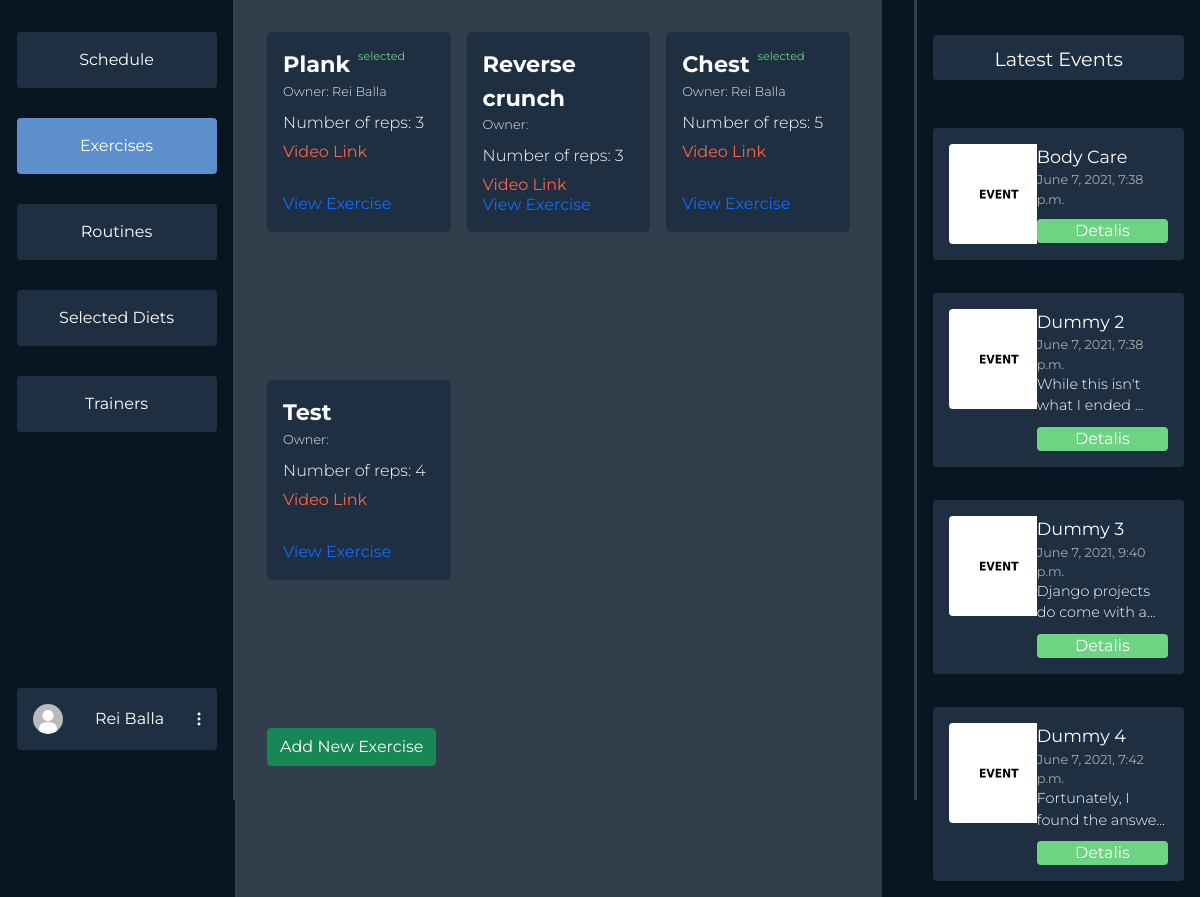
/dashboard/exercises/ (signed in), run on the app's committed database.
### users/models.py (models this page shows, shortened)
class Profile(models.Model):
    user = models.OneToOneField(User, on_delete=models.CASCADE)
    profile_photo = models.ImageField(
        upload_to='media/profiles/', default='profiles/default.jpg')
    height = models.FloatField(default=170.0)
    weight = models.FloatField(default=60.0)
    weight_goal = models.FloatField(default=70.0)
    GENDER_CHOICES = (('F', 'Female'), ('M', 'Male'), ('O', 'Other'))
    gender = models.CharField(
        max_length=9, choices=GENDER_CHOICES, default=GENDER_CHOICES[0])
    FREQUENCY = (
        ('3x', '3 Times a Week'),
        ('4x', '4 Times a Week'),
        ('5x', '5 Times a Week'),
        ('6x', '6 Times a Week'),
    )
    week_frequency = models.CharField(
        max_length=20, choices=FREQUENCY, default=FREQUENCY[0])
    profile_complete = models.BooleanField(default=False)
    selected_diets = models.ManyToManyField(DietPlan, blank=True)
    age = models.IntegerField(null=True)

### dashboards/models.py (models this page shows, shortened)
class Exercise(models.Model):
    owner = models.ForeignKey(User, on_delete=CASCADE,
                              related_name='%(class)s_username', null=True)
    selected_by = models.ManyToManyField(User)
    title = models.CharField(max_length=60, blank=True)
    reps = models.IntegerField(default=3, blank=True)
    desc = models.TextField(blank=True)
    link = models.CharField(max_length=300, blank=True)

class Event(models.Model):
    title = models.CharField(max_length=60, blank=True)
    date = models.DateTimeField(default=datetime.now(), blank=True)
    desc = models.TextField(blank=True)
    thumbnail = models.ImageField(
        upload_to='events/', default='events/default.jpg')

### dashboards/user_views.py (the view)
# urls.py: path('exercises/', user_views.exercises,
@login_required(login_url='login')
def exercises(request):
    events = Event.objects.all()[:4]
    exercises = Exercise.objects.all()
    context = {'options': EXERCISES_NAV,
               'events': events, 'exercises': exercises}
    return render(request, 'dashboards/user/exercises.html', context)

### dashboards/templates/dashboards/user/exercises.html (shortened to what this page needs)
{% extends 'dashboards/user/dashboard.html' %}
{% load static %}
{% block styles %}
<link rel="stylesheet" href="{% static 'css/dashboards/exercises.css' %}">
{% endblock styles %}
{% block middle %}
<div class="exercises">
{% for exercise in exercises %}
    <div class="exercise-card">
        <div class="left-exercise-card">
            <div class="ex-header">
                <div class="exercise-title">{{exercise.title}}</div>
                {% if user in exercise.selected_by.all  %}
                <span class="">selected</span>
                {% endif %}
            </div>
            {% if exercise.owner.first_name and exercise.owner.last_name %}
            <div class="exercise-owner">Owner: {{exercise.owner.first_name}} {{exercise.owner.last_name}}</div>
            {% else %}
            <div class="exercise-owner">Owner: {{exercise.owner.username}}</div>
            {% endif %}
            <div class="exercise-reps">Number of reps: {{exercise.reps}}</div>
            <div class="exercise-link"><a href="{{exercise.link}}">Video Link</a></div>
        </div>
        <a href="{% url 'userdashboard-exercise-details' exercise.id %}">View Exercise</a>
    </div>
{% endfor %}
</div>
<div class="mt-3" style="margin-left: 2em;">
    <a class="btn btn-success" href="{% url 'create-exercise' %}">Add New Exercise</a>
</div>
{% endblock middle %}

### dashboards/templates/dashboards/user/dashboard.html (shortened to what this page needs)
{% load static %}
<html>
  <head>
    <link href="https://cdn.jsdelivr.net/npm/bootstrap@5.0.1/dist/css/bootstrap.min.css" rel="stylesheet">
    <link rel="stylesheet" href="{% static 'css/dashboards/main.css' %}">
    <link rel="stylesheet" href="https://cdn.jsdelivr.net/npm/bootstrap-select@1.13.14/dist/css/bootstrap-select.min.css">
    {% block styles %}
    {% endblock styles %}
  </head>
  <body>
  {% block content %}
  {% if user.is_authenticated %}
  <div class="mycontainer">
    <div class="navigation">
      <div class="nav-col">
        <div class="options">
          {% for key, item in options.items %}
            {% if item.isActive %}
            <a class="option-active" href="/dashboard/{{item.url}}">{{ item.name }}</a>
            {% else %}
            <a class="option" href="/dashboard/{{item.url}}">{{ item.name }}</a>
            {% endif %}
          {% endfor %}
        </div>
        <div class="profile-wrapper">
          <div class="user-btn">
            <div class="profile-pic"><img src="{{ user.profile.profile_photo.url }}" alt=""></div>
            {% if user.first_name %}
            <span>{{user.get_full_name}}</span>
            {% else %}
            <span>{{user.username}}</span>
            {% endif %}
            <div class="three-dot"><img src="{% static 'svg/3dots.svg' %}" alt=""></div>
          </div>
        </div>
      </div>
      <div class="divider"></div>
    </div>
    <div class="middle">
    {% block middle %}
    {% endblock middle %}
    </div>
    <div class="events-section">
      <div class="divider"></div>
      <div class="events">
        <div class="latest">
          Latest Events
        </div>
        <div class="items overflow-auto">
        {% for item in events %}
          <div class="event-item">
            <div class="event-item-left">
              <div class="event-thumb"><img src="{{item.thumbnail.url}}"></div>
            </div>
            <div class="event-item-right">
              <div class="title">{{item.title}}</div>
              <div class="date">{{item.date}}</div>
              {% if item.desc|length > 30 %}
                <div class="desc">{{item.desc|slice:":30"}}...</div>
              {% else %}
                <div class="desc">{{item.desc}}</div>
              {% endif %}
              <div class="details">Detalis</div>
            </div>
          </div>
        {% endfor %}
        </div>
      </div>
    </div>
  </div>
  {% endif %}
  {% endblock content %}
  </body>
<html>

### static/css/dashboards/main.css (style rules this page uses)
* { margin: 0; font-family: "Montserrat", sans-serif; overflow: hidden; }
body { background-color: #0a1522; }
.mycontainer { display: flex; flex-direction: row; justify-content: space-between; }
.navigation { width: 20vw; }
.nav-col { display: flex; flex-direction: column; align-items: flex-end; margin: 1em; }
.options { margin-left: 7em; display: flex; flex-direction: column; justify-content: space-between; margin-top: 1em; height: 400px; }
.option { background-color: #1f2f42; color: #fff; padding: 1em; padding-right: 1em; padding-left: 1em; width: 200px; text-align: center; border-radius: 4px; }
a { text-decoration: none; }
.option-active { background-color: #5c8fcc; color: #fff; padding: 1em; padding-right: 1em; padding-left: 1em; width: 200px; text-align: center; border-radius: 4px; }
.user-btn { background-color: #1f2f42; color: #fff; padding: 1em; padding-right: 1em; padding-left: 1em; width: 200px; text-align: center; border-radius: 4px; margin-top: 16em; display: flex; flex-direction: row; align-items: center; justify-content: space-between; }
.profile-pic img { height: 30px; border-radius: 50%; width: auto; }
.navigation { display: flex; flex-direction: row; }
.divider { background-color: #313e4c; width: 4px; height: 100vh; margin: 0; padding: 0; z-index: 10; }
.middle { margin-right: 2em; width: 55vw; background-color: #313e4c; }
.events-section { margin-right: 1em; width: 23vw; display: flex; flex-direction: row; }
.event-thumb img { width: 100px; height: auto; border-radius: 4px; }
.latest { margin-top: 1em; background-color: #1f2f42; color: white; border-radius: 4px; padding: 0.5em 1em 0.5em 1em; text-align: center; font-size: 1.2em; }
.events { margin-top: 1em; margin-left: 1em; display: flex; flex-direction: column; color: white; width: 100%; }
.items { height: 200px; max-height: 800px; margin-top: 2em; display: flex; flex-direction: column; justify-content: space-between; height: 100%; }
.event-item { background-color: #1f2f42; border-radius: 4px; padding: 1em; display: flex; flex-direction: row; margin: 1em 0 1em 0; }
.event-item-left { width: 40%; }
.event-item-right { width: 60%; }
.event-item-right .title { font-size: 1.1em; }
.event-item-right .date { font-size: 0.8em; color: rgb(170, 170, 170); }
.event-item-right .desc { font-weight: 300; font-size: 0.9em; }
.event-item-right .details { margin-top: 10px; background-color: #6ed383; border-radius: 4px; text-align: center; }

### static/css/dashboards/exercises.css (style rules this page uses)
.exercises { margin-top: 2em; display: grid; grid-template-columns: repeat(3, 1fr); gap: 1em; width: 100%; padding: 0 2em 0 2em; height: 85vh; overflow-y: auto; }
.exercise-card { padding: 1em; display: flex; flex-direction: column; align-items: flex-start; justify-content: space-between; color: white; min-height: 200px; max-height: 200px; border-radius: 5px; background-color: #1f2f42; }
.left-exercise-card { flex-direction: column; align-items: flex-start; justify-content: space-between; }
.ex-header { display: flex; flex-direction: row; width: 100%; align-items: stretch; }
.ex-header > span { margin-left: 0.7em; font-size: 0.7em; color: #6ed383; }
.exercise-title { font-size: 1.4em; font-weight: bold; }
.exercise-owner { font-size: 0.8em; color: rgb(236, 234, 234); font-weight: 300; margin-bottom: 10px; }
.exercise-link { margin-top: 5px; }
.exercise-link a { color: tomato; }
.exercise-reps { font-size: 1em; font-weight: 300; }

### data on the page
Exercise: title "Plank", shows "selected", owner.first_name "Rei", owner.last_name "Balla", reps "3"
Exercise: title "Reverse crunch", reps "3"
Exercise: title "Chest", shows "selected", owner.first_name "Rei", owner.last_name "Balla", reps "5"
Exercise: title "Test", reps "4"
Event: thumbnail (placeholder picture), title "Body Care", date "June 7, 2021, 7:38 p.m."
Event: thumbnail (placeholder picture), title "Dummy 2", date "June 7, 2021, 7:38 p.m.", desc "While this isn't what I ended"
Event: thumbnail (placeholder picture), title "Dummy 3", date "June 7, 2021, 9:40 p.m.", desc "Django projects do come with a"
Event: thumbnail (placeholder picture), title "Dummy 4", date "June 7, 2021, 7:42 p.m.", desc "Fortunately, I found the answe"

### other printed values
{{ item.name }} "Schedule" "Routines" "Selected Diets" "Trainers"
{{ item.name }} "Exercises"
{{ user.get_full_name }} "Rei Balla"
